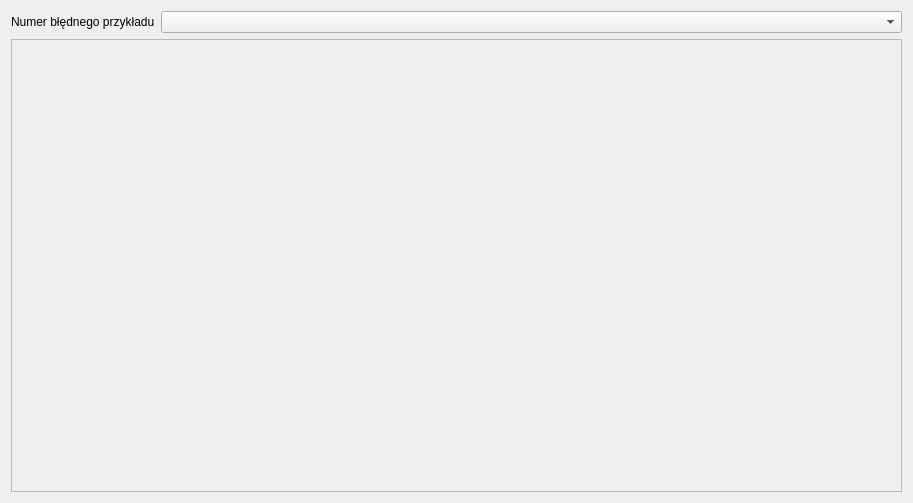
<?xml version="1.0" encoding="UTF-8"?>
<ui version="4.0">
 <class>Dialog</class>
 <widget class="QDialog" name="Dialog">
  <property name="geometry">
   <rect>
    <x>0</x>
    <y>0</y>
    <width>913</width>
    <height>503</height>
   </rect>
  </property>
  <property name="windowTitle">
   <string>Podgląd</string>
  </property>
  <layout class="QVBoxLayout" name="verticalLayout">
   <item>
    <layout class="QHBoxLayout" name="horizontalLayout">
     <item>
      <widget class="QLabel" name="label">
       <property name="sizePolicy">
        <sizepolicy hsizetype="Maximum" vsizetype="Maximum">
         <horstretch>0</horstretch>
         <verstretch>0</verstretch>
        </sizepolicy>
       </property>
       <property name="text">
        <string>Numer błędnego przykładu</string>
       </property>
      </widget>
     </item>
     <item>
      <widget class="QComboBox" name="results">
       <property name="sizePolicy">
        <sizepolicy hsizetype="Minimum" vsizetype="Maximum">
         <horstretch>0</horstretch>
         <verstretch>0</verstretch>
        </sizepolicy>
       </property>
      </widget>
     </item>
    </layout>
   </item>
   <item>
    <widget class="QFrame" name="frame">
     <property name="sizePolicy">
      <sizepolicy hsizetype="Preferred" vsizetype="Minimum">
       <horstretch>0</horstretch>
       <verstretch>0</verstretch>
      </sizepolicy>
     </property>
     <property name="frameShape">
      <enum>QFrame::StyledPanel</enum>
     </property>
     <property name="frameShadow">
      <enum>QFrame::Raised</enum>
     </property>
     <layout class="QVBoxLayout" name="verticalLayout_2"/>
    </widget>
   </item>
  </layout>
 </widget>
 <resources/>
 <connections/>
</ui>
